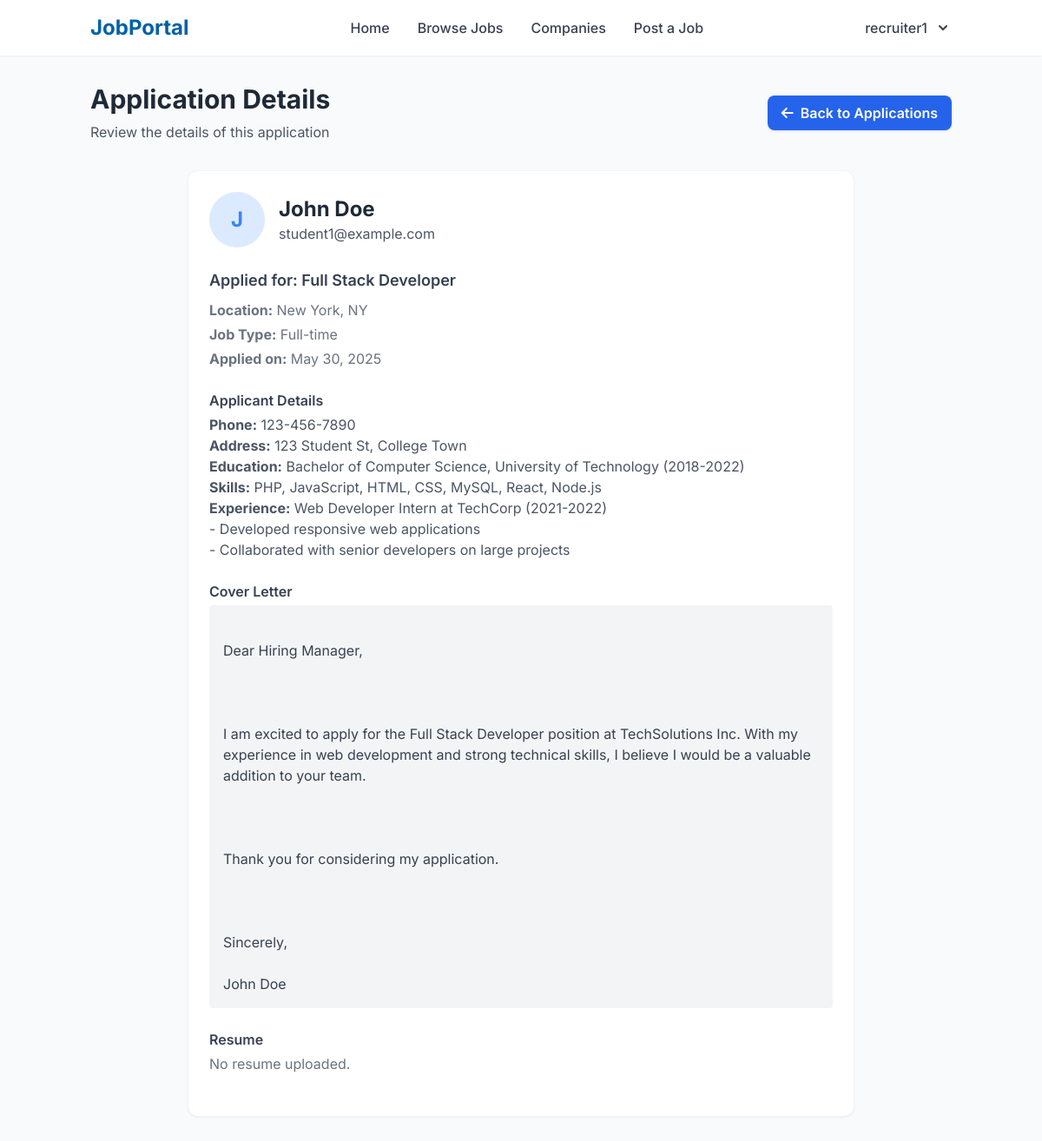
Page /view_application.php?id=1 (signed in) on the committed database.
### tables this page shows
CREATE TABLE IF NOT EXISTS applications (
    id INT NOT NULL PRIMARY KEY AUTO_INCREMENT,
    job_id INT NOT NULL,
    student_id INT NOT NULL,
    application_date TIMESTAMP DEFAULT CURRENT_TIMESTAMP,
    status ENUM('pending', 'reviewed', 'accepted', 'rejected') DEFAULT 'pending',
    cover_letter TEXT,
    FOREIGN KEY (job_id) REFERENCES jobs(id) ON DELETE CASCADE,
    FOREIGN KEY (student_id) REFERENCES users(id) ON DELETE CASCADE
);

CREATE TABLE IF NOT EXISTS student_profiles (
    id INT NOT NULL PRIMARY KEY AUTO_INCREMENT,
    user_id INT NOT NULL,
    full_name VARCHAR(100) NOT NULL,
    phone VARCHAR(20),
    address TEXT,
    education TEXT,
    skills TEXT,
    experience TEXT,
    resume_path VARCHAR(255),
    profile_pic VARCHAR(255),
    FOREIGN KEY (user_id) REFERENCES users(id) ON DELETE CASCADE
);

CREATE TABLE IF NOT EXISTS users (
    id INT NOT NULL PRIMARY KEY AUTO_INCREMENT,
    username VARCHAR(50) NOT NULL UNIQUE,
    password VARCHAR(255) NOT NULL,
    email VARCHAR(100) NOT NULL UNIQUE,
    role ENUM('student', 'recruiter') NOT NULL,
    created_at TIMESTAMP DEFAULT CURRENT_TIMESTAMP
);

CREATE TABLE IF NOT EXISTS jobs (
    id INT NOT NULL PRIMARY KEY AUTO_INCREMENT,
    recruiter_id INT NOT NULL,
    title VARCHAR(100) NOT NULL,
    description TEXT NOT NULL,
    requirements TEXT,
    location VARCHAR(100),
    job_type ENUM('full-time', 'part-time', 'contract', 'internship') NOT NULL,
    salary VARCHAR(50),
    posted_date TIMESTAMP DEFAULT CURRENT_TIMESTAMP,
    deadline DATE,
    status ENUM('open', 'closed') DEFAULT 'open',
    FOREIGN KEY (recruiter_id) REFERENCES users(id) ON DELETE CASCADE
);

### view_application.php (the view, shortened to what this page needs)
<?php
require_once 'includes/functions.php';
$application_id = (int)$_GET['id'];
$sql = "SELECT a.*,
               j.title AS job_title, j.location, j.job_type, j.description AS job_description,
               sp.full_name, sp.phone, sp.address, sp.education, sp.skills, sp.experience, sp.resume_path, sp.profile_pic,
               u.email
        FROM applications a
        JOIN jobs j ON a.job_id = j.id
        JOIN users u ON a.student_id = u.id
        JOIN student_profiles sp ON u.id = sp.user_id
        WHERE a.id = ? AND j.recruiter_id = ?";
$stmt = mysqli_prepare($conn, $sql);
mysqli_stmt_bind_param($stmt, "ii", $application_id, $_SESSION['user_id']);
mysqli_stmt_execute($stmt);
$result = mysqli_stmt_get_result($stmt);
$application = mysqli_fetch_assoc($result);
include 'includes/header.php';
?>
<div class="bg-gray-50 py-8 min-h-screen">
    <div class="container mx-auto px-4">
        <div class="flex flex-col md:flex-row md:items-center md:justify-between mb-8">
            <div>
                <h1 class="text-3xl font-bold text-gray-800 mb-2">Application Details</h1>
                <p class="text-gray-600">Review the details of this application</p>
            </div>
            <a href="manage_applications.php" class="mt-4 md:mt-0 bg-blue-600 hover:bg-blue-700 text-white font-semibold py-2 px-4 rounded-lg transition duration-300 shadow flex items-center justify-center">
                <i class="fas fa-arrow-left mr-2"></i> Back to Applications
            </a>
        </div>
        <div class="bg-white rounded-xl shadow-sm border border-gray-100 p-6 max-w-3xl mx-auto mb-8">
            <div class="flex items-center mb-6">
                <?php if (!empty($application['profile_pic'])): ?>
                    <img src="<?php echo htmlspecialchars($application['profile_pic']); ?>" alt="Profile Picture" class="h-16 w-16 rounded-full object-cover">
                <?php else: ?>
                    <div class="h-16 w-16 rounded-full bg-blue-100 flex items-center justify-center">
                        <span class="text-blue-500 font-bold text-2xl">
                            <?php echo strtoupper(substr($application['full_name'], 0, 1)); ?>
                        </span>
                    </div>
                <?php endif; ?>
                <div class="ml-4">
                    <h2 class="text-2xl font-bold text-gray-800"><?php echo htmlspecialchars($application['full_name']); ?></h2>
                    <p class="text-gray-600"><?php echo htmlspecialchars($application['email']); ?></p>
                </div>
            </div>
            <div class="mb-6">
                <h3 class="text-lg font-semibold text-gray-700 mb-2">Applied for: <?php echo htmlspecialchars($application['job_title']); ?></h3>
                <p class="text-gray-500 mb-1"><strong>Location:</strong> <?php echo htmlspecialchars($application['location']); ?></p>
                <p class="text-gray-500 mb-1"><strong>Job Type:</strong> <?php echo htmlspecialchars(ucfirst($application['job_type'])); ?></p>
                <p class="text-gray-500"><strong>Applied on:</strong> <?php echo date('M d, Y', strtotime($application['application_date'])); ?></p>
            </div>
            <div class="mb-6">
                <h4 class="text-md font-semibold text-gray-700 mb-1">Applicant Details</h4>
                <ul class="text-gray-600">
                    <li><strong>Phone:</strong> <?php echo htmlspecialchars($application['phone']); ?></li>
                    <li><strong>Address:</strong> <?php echo htmlspecialchars($application['address']); ?></li>
                    <li><strong>Education:</strong> <?php echo nl2br(htmlspecialchars($application['education'])); ?></li>
                    <li><strong>Skills:</strong> <?php echo htmlspecialchars($application['skills']); ?></li>
                    <li><strong>Experience:</strong> <?php echo nl2br(htmlspecialchars($application['experience'])); ?></li>
                </ul>
            </div>
            <div class="mb-6">
                <h4 class="text-md font-semibold text-gray-700 mb-1">Cover Letter</h4>
                <div class="bg-gray-100 rounded p-4 text-gray-700 whitespace-pre-line">
                    <?php echo nl2br(htmlspecialchars($application['cover_letter'])); ?>
                </div>
            </div>
            <div class="mb-6">
                <h4 class="text-md font-semibold text-gray-700 mb-1">Resume</h4>
                <?php if (!empty($application['resume_path'])): ?>
                    <a href="<?php echo htmlspecialchars($application['resume_path']); ?>" target="_blank" class="text-blue-600 hover:underline">Download Resume</a>
                <?php else: ?>
                    <span class="text-gray-500">No resume uploaded.</span>
                <?php endif; ?>
            </div>
        </div>
    </div>
</div>
<?php include 'includes/footer.php'; ?>

### assets/css/custom.css (style rules this page uses)
:root { --primary-color: #0061a7; --secondary-color: #00a4e4; --accent-color: #6cc24a; --dark-bg: #1a2b3c; --light-bg: #f5f7fa; --text-dark: #333333; --text-light: #ffffff; --border-color: #e1e5eb; --success-color: #28a745; --warning-color: #ffc107; --danger-color: #dc3545; --info-color: #17a2b8; }
body { font-family: 'Roboto', sans-serif; color: var(--text-dark); background-color: var(--light-bg); line-height: 1.6; }
a { color: var(--primary-color); text-decoration: none; transition: all 0.3s ease; }
:root { --primary-color: #0061a7; --secondary-color: #00a4e4; --accent-color: #6cc24a; --dark-bg: #1a2b3c; --light-bg: #f5f7fa; --text-dark: #333333; --text-light: #ffffff; }

### rows in the picture
applications: student_profiles.full_name "J", student_profiles.full_name "John Doe", student.email "student1@example.com", job.title "Full Stack Developer", job.location "New York, NY", job.job_type "Full-time", application_date "May 30, 2025", student_profiles.phone "123-456-7890", student_profiles.address "123 Student St, College Town", student_profiles.education "Bachelor of Computer Science, University of Technology (2018-2022)", student_profiles.skills "PHP, JavaScript, HTML, CSS, MySQL, React, Node.js", student_profiles.experience "Web Developer Intern at TechCorp (2021-2022) - Developed responsive web applications - Collaborated with senior developers on large projects", cover_letter "Dear Hiring Manager, I am excited to apply for the Full Stack Developer position at TechSolutions Inc. With my experience in web development and strong technical skills, I believe I would be a valuable addition to your team. Thank you for considering my application. Sincerely, John Doe"

### other values in the picture
$_SESSION['username'] "recruiter1"
